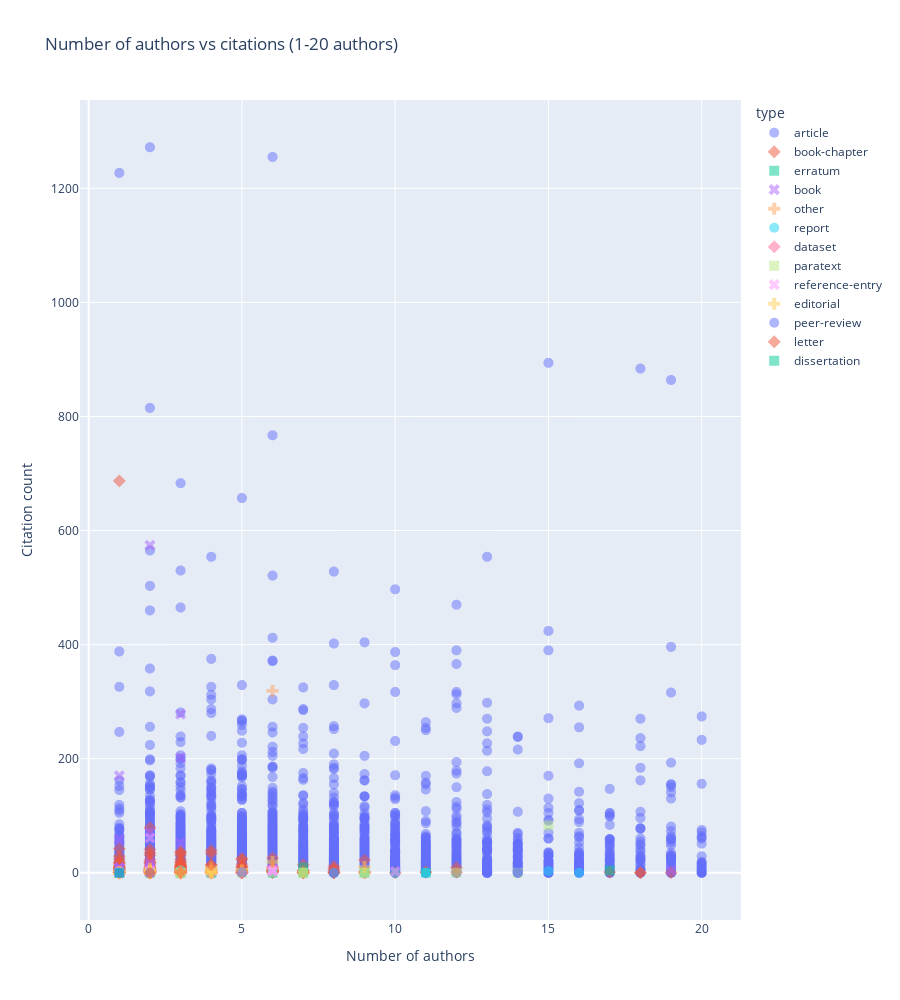

The notebook cell this image was saved under:
### Code cell
title = "Number of authors vs citations (1-20 authors)"
authors = works.aggregate([
    {
        "$project": {
            "_id": 0,
            "authorsCount":  { "$size": "$authorships" },
            "cited_by_count": 1,
            "type": 1
        }
    },
    {
        "$match": {
            "authorsCount": { "$lte": 20 }
        }
    }
])

df = pd.DataFrame(authors)
fig = px.scatter(df, height=1000, opacity=0.5, x="authorsCount", y="cited_by_count", color="type", symbol="type", title=title)
fig.update_layout(xaxis_title_text="Number of authors", yaxis_title_text="Citation count")
fig.update_traces(marker_size=10)
fig.show()

### Figure 1 — Plotly figure (JSON) as saved in the notebook; plotly's stock layout.template omitted (floating-point values rounded to 4 significant figures; data arrays with more than 128 entries replaced by an {"elided": "..."} marker saying what was removed)
{"data": [{"hovertemplate": "type=article<br>authorsCount=%{x}<br>cited_by_count=%{y}<extra></extra>", "legendgroup": "article", "marker": {"color": "#636efa", "opacity": 0.5, "size": 10, "symbol": "circle"}, "mode": "markers", "name": "article", "showlegend": true, "type": "scattergl", "x": {"elided": "8928 int values"}, "xaxis": "x", "y": {"elided": "8928 int values"}, "yaxis": "y"}, {"hovertemplate": "type=book-chapter<br>authorsCount=%{x}<br>cited_by_count=%{y}<extra></extra>", "legendgroup": "book-chapter", "marker": {"color": "#EF553B", "opacity": 0.5, "size": 10, "symbol": "diamond"}, "mode": "markers", "name": "book-chapter", "showlegend": true, "type": "scattergl", "x": {"elided": "493 int values"}, "xaxis": "x", "y": {"elided": "493 int values"}, "yaxis": "y"}, {"hovertemplate": "type=erratum<br>authorsCount=%{x}<br>cited_by_count=%{y}<extra></extra>", "legendgroup": "erratum", "marker": {"color": "#00cc96", "opacity": 0.5, "size": 10, "symbol": "square"}, "mode": "markers", "name": "erratum", "showlegend": true, "type": "scattergl", "x": [3, 7, 11, 1, 4, 1, 17, 7, 6, 1, 9, 1, 2, 3, 4], "xaxis": "x", "y": [0, 0, 0, 0, 0, 0, 4, 9, 0, 1, 0, 0, 0, 0, 0], "yaxis": "y"}, {"hovertemplate": "type=book<br>authorsCount=%{x}<br>cited_by_count=%{y}<extra></extra>", "legendgroup": "book", "marker": {"color": "#ab63fa", "opacity": 0.5, "size": 10, "symbol": "x"}, "mode": "markers", "name": "book", "showlegend": true, "type": "scattergl", "x": [4, 2, 1, 2, 1, 19, 1, 1, 2, 2, 1, 6, 2, 1, 2, 1, 2, 4, 1, 3, 3, 3, 2, 1, 2, 2, 1, 2, 3, 3], "xaxis": "x", "y": [3, 13, 58, 2, 9, 4, 2, 170, 0, 11, 7, 7, 18, 0, 574, 9, 0, 0, 0, 278, 202, 52, 6, 9, 71, 1, 1, 8, 0, 0], "yaxis": "y"}, {"hovertemplate": "type=other<br>authorsCount=%{x}<br>cited_by_count=%{y}<extra></extra>", "legendgroup": "other", "marker": {"color": "#FFA15A", "opacity": 0.5, "size": 10, "symbol": "cross"}, "mode": "markers", "name": "other", "showlegend": true, "type": "scattergl", "x": [1, 9, 1, 2, 2, 1, 2, 1, 3, 1, 2, 1, 1, 2, 4, 3, 2, 4, 1, 4, 2, 4, 1, 1, 1, 1, 3, 6, 2, 1, 2, 7, 3, 2, 2, 1, 2, 2], "xaxis": "x", "y": [1, 0, 0, 0, 0, 0, 0, 1, 2, 0, 7, 0, 0, 0, 1, 2, 0, 0, 0, 1, 1, 0, 0, 0, 0, 0, 0, 319, 0, 0, 7, 0, 0, 0, 0, 1, 0, 5], "yaxis": "y"}, {"hovertemplate": "type=report<br>authorsCount=%{x}<br>cited_by_count=%{y}<extra></extra>", "legendgroup": "report", "marker": {"color": "#19d3f3", "opacity": 0.5, "size": 10, "symbol": "circle"}, "mode": "markers", "name": "report", "showlegend": true, "type": "scattergl", "x": [11, 3, 9, 16, 10, 6, 3, 8, 2, 2, 11, 15], "xaxis": "x", "y": [0, 4, 0, 0, 0, 0, 0, 0, 1, 0, 0, 3], "yaxis": "y"}, {"hovertemplate": "type=dataset<br>authorsCount=%{x}<br>cited_by_count=%{y}<extra></extra>", "legendgroup": "dataset", "marker": {"color": "#FF6692", "opacity": 0.5, "size": 10, "symbol": "diamond"}, "mode": "markers", "name": "dataset", "showlegend": true, "type": "scattergl", "x": [4, 5, 2, 4, 4, 3, 1, 4, 1, 4, 1, 1, 4, 4, 1, 4, 1, 2, 4, 5, 4, 4, 4, 4, 4, 1, 4, 4, 4, 4, 2, 4, 1, 1, 2, 4, 1, 3, 1, 4, 4, 1, 4, 4, 2, 3, 4], "xaxis": "x", "y": [0, 0, 0, 0, 0, 0, 0, 0, 0, 0, 0, 0, 0, 0, 0, 0, 0, 0, 0, 0, 0, 0, 0, 0, 0, 1, 0, 0, 0, 0, 0, 0, 0, 0, 0, 0, 0, 0, 0, 0, 0, 0, 0, 0, 0, 0, 0], "yaxis": "y"}, {"hovertemplate": "type=paratext<br>authorsCount=%{x}<br>cited_by_count=%{y}<extra></extra>", "legendgroup": "paratext", "marker": {"color": "#B6E880", "opacity": 0.5, "size": 10, "symbol": "square"}, "mode": "markers", "name": "paratext", "showlegend": true, "type": "scattergl", "x": [2, 7, 3, 3, 6, 5, 9, 4, 14, 12, 9, 3, 7, 15], "xaxis": "x", "y": [0, 0, 0, 0, 0, 0, 0, 0, 0, 0, 0, 0, 0, 83], "yaxis": "y"}, {"hovertemplate": "type=reference-entry<br>authorsCount=%{x}<br>cited_by_count=%{y}<extra></extra>", "legendgroup": "reference-entry", "marker": {"color": "#FF97FF", "opacity": 0.5, "size": 10, "symbol": "x"}, "mode": "markers", "name": "reference-entry", "showlegend": true, "type": "scattergl", "x": [10, 2, 6, 2, 1, 6, 6], "xaxis": "x", "y": [2, 4, 4, 61, 1, 2, 4], "yaxis": "y"}, {"hovertemplate": "type=editorial<br>authorsCount=%{x}<br>cited_by_count=%{y}<extra></extra>", "legendgroup": "editorial", "marker": {"color": "#FECB52", "opacity": 0.5, "size": 10, "symbol": "cross"}, "mode": "markers", "name": "editorial", "showlegend": true, "type": "scattergl", "x": [1, 2, 4, 9, 3, 2, 2, 2, 2, 1, 3, 4, 2, 4, 6, 4, 2, 4, 4, 5, 1, 2, 2], "xaxis": "x", "y": [0, 0, 3, 10, 0, 0, 0, 0, 0, 0, 1, 1, 1, 0, 19, 0, 3, 10, 7, 4, 0, 1, 1], "yaxis": "y"}, {"hovertemplate": "type=peer-review<br>authorsCount=%{x}<br>cited_by_count=%{y}<extra></extra>", "legendgroup": "peer-review", "marker": {"color": "#636efa", "opacity": 0.5, "size": 10, "symbol": "circle"}, "mode": "markers", "name": "peer-review", "showlegend": true, "type": "scattergl", "x": [1, 14, 13, 1, 1, 2, 8, 1, 1, 1, 1, 1, 1, 5, 1], "xaxis": "x", "y": [0, 0, 0, 0, 0, 0, 0, 0, 0, 0, 0, 0, 0, 1, 0], "yaxis": "y"}, {"hovertemplate": "type=letter<br>authorsCount=%{x}<br>cited_by_count=%{y}<extra></extra>", "legendgroup": "letter", "marker": {"color": "#EF553B", "opacity": 0.5, "size": 10, "symbol": "diamond"}, "mode": "markers", "name": "letter", "showlegend": true, "type": "scattergl", "x": [3, 2, 4], "xaxis": "x", "y": [1, 0, 14], "yaxis": "y"}, {"hovertemplate": "type=dissertation<br>authorsCount=%{x}<br>cited_by_count=%{y}<extra></extra>", "legendgroup": "dissertation", "marker": {"color": "#00cc96", "opacity": 0.5, "size": 10, "symbol": "square"}, "mode": "markers", "name": "dissertation", "showlegend": true, "type": "scattergl", "x": [1], "xaxis": "x", "y": [0], "yaxis": "y"}], "layout": {"height": 1000, "legend": {"title": {"text": "type"}, "tracegroupgap": 0}, "title": {"text": "Number of authors vs citations (1-20 authors)"}, "xaxis": {"anchor": "y", "domain": [0, 1], "title": {"text": "Number of authors"}}, "yaxis": {"anchor": "x", "domain": [0, 1], "title": {"text": "Citation count"}}}}
